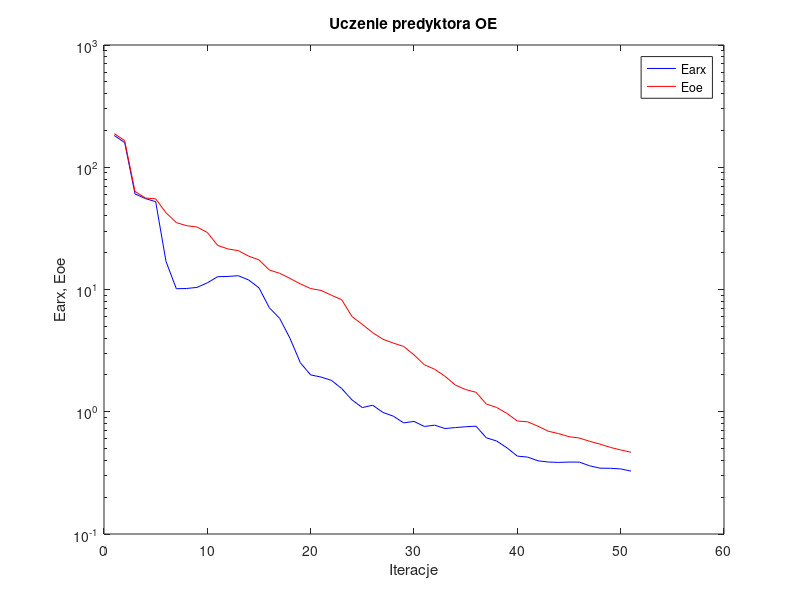
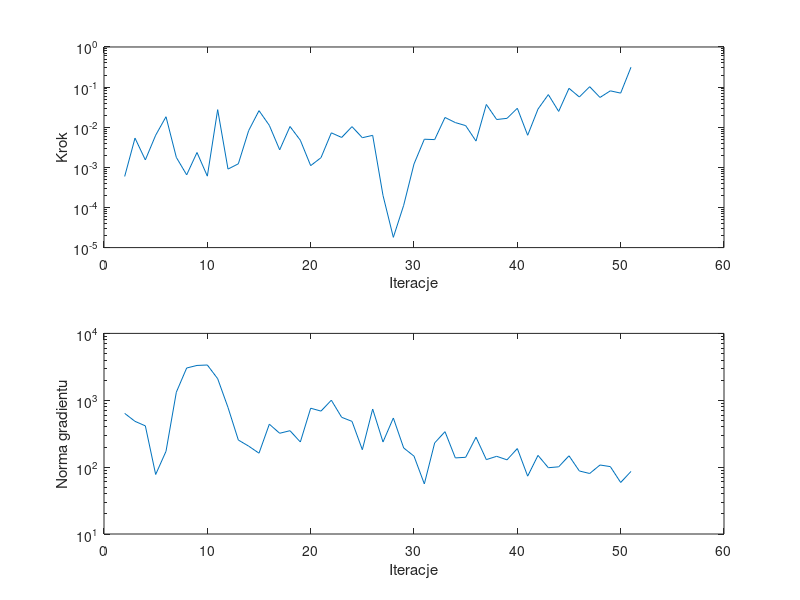

MATLAB code for these plots, in order:
%uczenie predyktora oe
clear all;
n=0; farx(n+1)=1.817283e+002; foe(n+1)=1.882096e+002; wspucz(n+1)=0.000000e+000; ng(n+1)=0.000000e+000;
%odnowa zmiennej metryki
n=1; farx(n+1)=1.592958e+002; foe(n+1)=1.653385e+002; krok(n+1)=5.928874e-004; ng(n+1)=6.367434e+002;
n=2; farx(n+1)=6.054735e+001; foe(n+1)=6.342341e+001; krok(n+1)=5.355898e-003; ng(n+1)=4.839067e+002;
n=3; farx(n+1)=5.544963e+001; foe(n+1)=5.608511e+001; krok(n+1)=1.532691e-003; ng(n+1)=4.143450e+002;
n=4; farx(n+1)=5.230250e+001; foe(n+1)=5.513438e+001; krok(n+1)=6.319511e-003; ng(n+1)=7.764214e+001;
n=5; farx(n+1)=1.696777e+001; foe(n+1)=4.243219e+001; krok(n+1)=1.825465e-002; ng(n+1)=1.724558e+002;
n=6; farx(n+1)=1.014581e+001; foe(n+1)=3.526427e+001; krok(n+1)=1.772228e-003; ng(n+1)=1.320413e+003;
n=7; farx(n+1)=1.019531e+001; foe(n+1)=3.324525e+001; krok(n+1)=6.502194e-004; ng(n+1)=3.036725e+003;
n=8; farx(n+1)=1.040178e+001; foe(n+1)=3.244067e+001; krok(n+1)=2.344633e-003; ng(n+1)=3.316858e+003;
n=9; farx(n+1)=1.133828e+001; foe(n+1)=2.928634e+001; krok(n+1)=6.037139e-004; ng(n+1)=3.367500e+003;
n=10; farx(n+1)=1.273052e+001; foe(n+1)=2.294331e+001; krok(n+1)=2.741623e-002; ng(n+1)=2.102553e+003;
n=11; farx(n+1)=1.279685e+001; foe(n+1)=2.146255e+001; krok(n+1)=9.053002e-004; ng(n+1)=7.803103e+002;
n=12; farx(n+1)=1.296196e+001; foe(n+1)=2.078919e+001; krok(n+1)=1.225207e-003; ng(n+1)=2.543119e+002;
n=13; farx(n+1)=1.196755e+001; foe(n+1)=1.874470e+001; krok(n+1)=8.252113e-003; ng(n+1)=2.060751e+002;
n=14; farx(n+1)=1.031460e+001; foe(n+1)=1.747471e+001; krok(n+1)=2.590317e-002; ng(n+1)=1.616136e+002;
n=15; farx(n+1)=7.090534e+000; foe(n+1)=1.442480e+001; krok(n+1)=1.111520e-002; ng(n+1)=4.389287e+002;
n=16; farx(n+1)=5.802745e+000; foe(n+1)=1.357540e+001; krok(n+1)=2.728971e-003; ng(n+1)=3.209914e+002;
n=17; farx(n+1)=3.986869e+000; foe(n+1)=1.232215e+001; krok(n+1)=1.042905e-002; ng(n+1)=3.505904e+002;
n=18; farx(n+1)=2.518482e+000; foe(n+1)=1.111400e+001; krok(n+1)=4.738412e-003; ng(n+1)=2.375878e+002;
n=19; farx(n+1)=2.000994e+000; foe(n+1)=1.017880e+001; krok(n+1)=1.102111e-003; ng(n+1)=7.606227e+002;
n=20; farx(n+1)=1.923144e+000; foe(n+1)=9.835302e+000; krok(n+1)=1.742611e-003; ng(n+1)=6.885678e+002;
n=21; farx(n+1)=1.807768e+000; foe(n+1)=8.982638e+000; krok(n+1)=7.251821e-003; ng(n+1)=1.001980e+003;
n=22; farx(n+1)=1.549006e+000; foe(n+1)=8.252770e+000; krok(n+1)=5.557598e-003; ng(n+1)=5.561084e+002;
n=23; farx(n+1)=1.250522e+000; foe(n+1)=6.008973e+000; krok(n+1)=1.034736e-002; ng(n+1)=4.835377e+002;
n=24; farx(n+1)=1.081855e+000; foe(n+1)=5.181038e+000; krok(n+1)=5.478088e-003; ng(n+1)=1.821706e+002;
n=25; farx(n+1)=1.131332e+000; foe(n+1)=4.436723e+000; krok(n+1)=6.274942e-003; ng(n+1)=7.394878e+002;
%odnowa zmiennej metryki
n=26; farx(n+1)=9.868704e-001; foe(n+1)=3.914323e+000; krok(n+1)=1.997041e-004; ng(n+1)=2.376051e+002;
n=27; farx(n+1)=9.201654e-001; foe(n+1)=3.644730e+000; krok(n+1)=1.801245e-005; ng(n+1)=5.430643e+002;
n=28; farx(n+1)=8.109677e-001; foe(n+1)=3.421409e+000; krok(n+1)=1.131625e-004; ng(n+1)=1.936504e+002;
n=29; farx(n+1)=8.336643e-001; foe(n+1)=2.919448e+000; krok(n+1)=1.212998e-003; ng(n+1)=1.459824e+002;
n=30; farx(n+1)=7.580199e-001; foe(n+1)=2.423626e+000; krok(n+1)=5.022246e-003; ng(n+1)=5.609437e+001;
n=31; farx(n+1)=7.764856e-001; foe(n+1)=2.228232e+000; krok(n+1)=4.916421e-003; ng(n+1)=2.302301e+002;
n=32; farx(n+1)=7.294211e-001; foe(n+1)=1.950133e+000; krok(n+1)=1.750226e-002; ng(n+1)=3.391211e+002;
n=33; farx(n+1)=7.421177e-001; foe(n+1)=1.653884e+000; krok(n+1)=1.305012e-002; ng(n+1)=1.374211e+002;
n=34; farx(n+1)=7.540743e-001; foe(n+1)=1.518963e+000; krok(n+1)=1.097075e-002; ng(n+1)=1.402545e+002;
n=35; farx(n+1)=7.621945e-001; foe(n+1)=1.442738e+000; krok(n+1)=4.522618e-003; ng(n+1)=2.803136e+002;
n=36; farx(n+1)=6.121074e-001; foe(n+1)=1.156976e+000; krok(n+1)=3.692409e-002; ng(n+1)=1.295571e+002;
n=37; farx(n+1)=5.764512e-001; foe(n+1)=1.084868e+000; krok(n+1)=1.556427e-002; ng(n+1)=1.451168e+002;
n=38; farx(n+1)=5.066582e-001; foe(n+1)=9.683213e-001; krok(n+1)=1.664870e-002; ng(n+1)=1.285498e+002;
n=39; farx(n+1)=4.337121e-001; foe(n+1)=8.397664e-001; krok(n+1)=2.967304e-002; ng(n+1)=1.895349e+002;
n=40; farx(n+1)=4.256241e-001; foe(n+1)=8.276214e-001; krok(n+1)=6.303106e-003; ng(n+1)=7.329695e+001;
n=41; farx(n+1)=3.969682e-001; foe(n+1)=7.611657e-001; krok(n+1)=2.835564e-002; ng(n+1)=1.498628e+002;
n=42; farx(n+1)=3.879456e-001; foe(n+1)=6.928461e-001; krok(n+1)=6.504518e-002; ng(n+1)=9.799480e+001;
n=43; farx(n+1)=3.852572e-001; foe(n+1)=6.625305e-001; krok(n+1)=2.476948e-002; ng(n+1)=1.010921e+002;
n=44; farx(n+1)=3.876600e-001; foe(n+1)=6.251221e-001; krok(n+1)=9.327289e-002; ng(n+1)=1.478211e+002;
n=45; farx(n+1)=3.873502e-001; foe(n+1)=6.097713e-001; krok(n+1)=5.671128e-002; ng(n+1)=8.760724e+001;
n=46; farx(n+1)=3.611951e-001; foe(n+1)=5.732746e-001; krok(n+1)=1.023855e-001; ng(n+1)=8.031850e+001;
n=47; farx(n+1)=3.455521e-001; foe(n+1)=5.434403e-001; krok(n+1)=5.524306e-002; ng(n+1)=1.076058e+002;
n=48; farx(n+1)=3.447916e-001; foe(n+1)=5.110828e-001; krok(n+1)=8.068776e-002; ng(n+1)=1.017877e+002;
n=49; farx(n+1)=3.407915e-001; foe(n+1)=4.871992e-001; krok(n+1)=7.084462e-002; ng(n+1)=5.892446e+001;
n=50; farx(n+1)=3.269305e-001; foe(n+1)=4.662522e-001; krok(n+1)=3.134036e-001; ng(n+1)=8.627679e+001;

figure; semilogy(farx,'b'); hold on; semilogy(foe,'r'); xlabel('Iteracje'); ylabel('Earx, Eoe'); legend('Earx','Eoe'); title('Uczenie predyktora OE');
figure; subplot(2,1,1); semilogy(krok); xlabel('Iteracje'); ylabel('Krok');
subplot(2,1,2); semilogy(ng); xlabel('Iteracje'); ylabel('Norma gradientu');
Earx=farx(n+1)
Eoe=foe(n+1)
